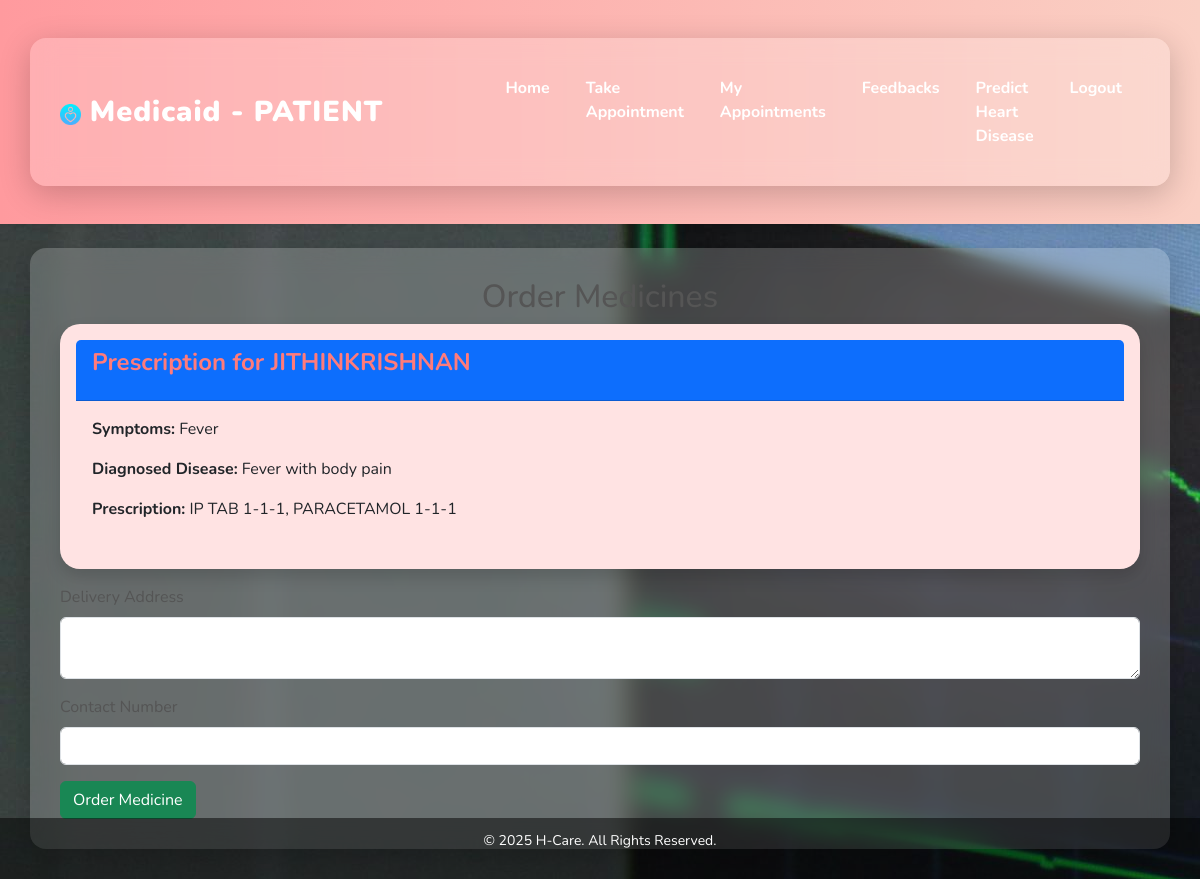
The app's page /order-medicine/2/ with its own data.
### Admin/models.py (models this page shows, shortened)
class Medicines(models.Model):
    bookid=models.ForeignKey(DoctorBooking,on_delete=models.CASCADE)
    symptoms=models.TextField(blank=True, null=True)
    disease=models.TextField(blank=True, null=True)
    prescription=models.TextField(blank=True, null=True)
    remarks=models.TextField(blank=True, null=True)

class DoctorBooking(models.Model):
    patient = models.ForeignKey(Patient, on_delete=models.CASCADE, related_name="bookings")
    doctor = models.ForeignKey(Doctor, on_delete=models.CASCADE, related_name="appointments")
    booking_date = models.DateField()
    booking_sloat = models.IntegerField()
    symptoms = models.TextField()
    status = models.CharField(max_length=20, choices=[
        ('Pending', 'Pending'),
        ('Confirmed', 'Confirmed'),
        ('Completed', 'Completed'),
        ('Cancelled', 'Cancelled')
    ], default='Pending')

class Patient(models.Model):
    full_name = models.CharField(max_length=100)
    date_of_birth = models.DateField()
    address = models.TextField()
    phone = models.CharField(max_length=15)
    medical_history = models.TextField(blank=True, null=True)
    email=models.CharField(max_length=80,primary_key=True)
    password=models.CharField(max_length=18)

### Patient/views.py (the view, shortened to what this page needs)
# urls.py: path("order-medicine/<int:prescription_id>/", v1.order_medicine, name="order_medicine"),
def order_medicine(request, prescription_id):
    prescription = get_object_or_404(Medicines, id=prescription_id)
    return render(request, "Patient/order_medicine.html", {"prescription": prescription})

### Templates/Patient/order_medicine.html (shortened to what this page needs)
{% extends "Patient/base.html" %}
{% block content %}
<div class="container mt-4">
    <h2 class="text-center">Order Medicines</h2>
    <div class="card shadow p-3">
        <div class="card-header bg-primary text-white">
            <h5>Prescription for {{ prescription.bookid.patient.full_name }}</h5>
        </div>
        <div class="card-body">
            <p><strong>Symptoms:</strong> {{ prescription.symptoms }}</p>
            <p><strong>Diagnosed Disease:</strong> {{ prescription.disease }}</p>
            <p><strong>Prescription:</strong> {{ prescription.prescription }}</p>
        </div>
    </div>
    <form method="post" class="mt-3">
        <div class="mb-3">
            <label class="form-label">Delivery Address</label>
            <textarea name="delivery_address" class="form-control" required></textarea>
        </div>
        <div class="mb-3">
            <label class="form-label">Contact Number</label>
            <input type="text" name="contact_number" class="form-control" required>
        </div>
        <button type="submit" class="btn btn-success">Order Medicine</button>
    </form>
</div>
{% endblock %}

### records on screen
Medicines: bookid.patient.full_name "JITHINKRISHNAN", symptoms "Fever", disease "Fever with body pain", prescription "IP TAB 1-1-1, PARACETAMOL 1-1-1"
